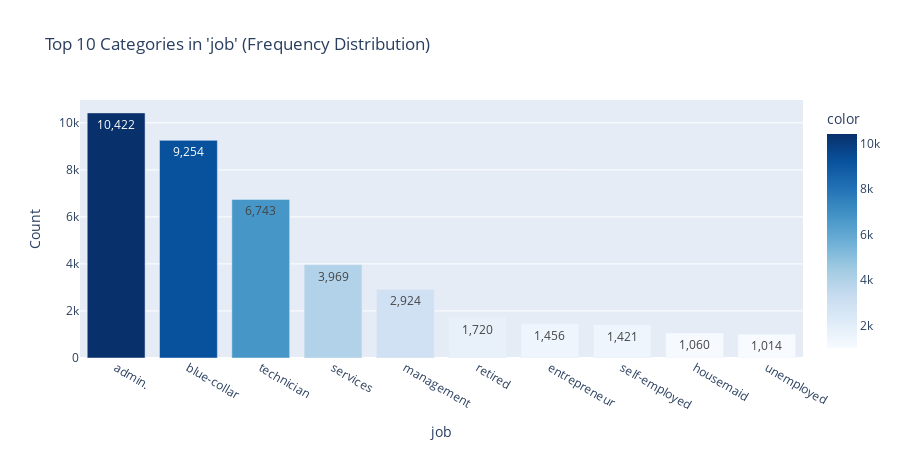
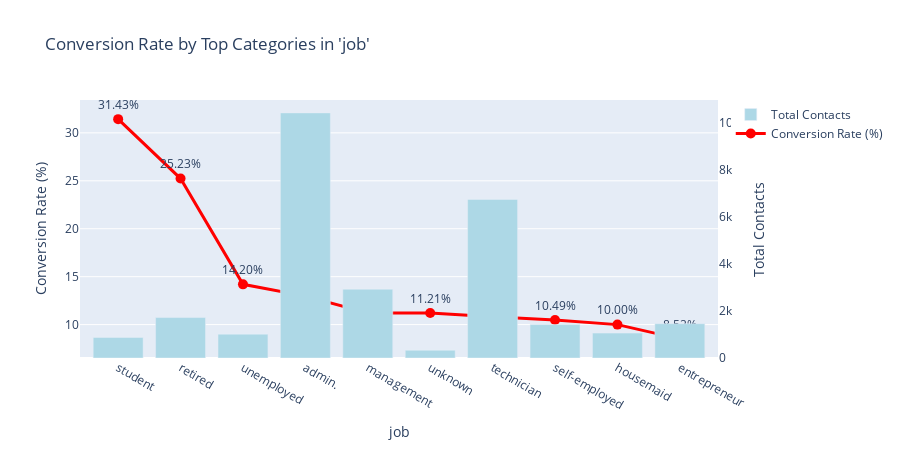

The notebook cell these images were saved under, in order:
### Code cell
# Cell 6: Categorical Feature Analysis

print("\n--- Categorical Feature Analysis ---")
selected_cat = 'job' 

if selected_cat in df_filtered.columns:
    # Frequency Distribution
    counts = df_filtered[selected_cat].value_counts().head(10)
    fig_bar = px.bar(
        x=counts.index.astype(str),
        y=counts.values,
        title=f"Top 10 Categories in '{selected_cat}' (Frequency Distribution)",
        labels={'x': selected_cat, 'y': 'Count'},
        text=[f"{v:,}" for v in counts.values],
        color=counts.values,
        color_continuous_scale='Blues'
    )
    fig_bar.update_layout(height=450, showlegend=False)
    fig_bar.show()

    # Conversion Rate (Combo Chart)
    conv_rates_series = df_filtered.groupby(selected_cat)['y_binary'].mean() * 100
    total_counts_series = df_filtered[selected_cat].value_counts()
    
    conv_df = pd.DataFrame({
        'category': conv_rates_series.index,
        'conv_rate': conv_rates_series.values,
        'total_count': total_counts_series.reindex(conv_rates_series.index).fillna(0).astype(int)
    }).sort_values('conv_rate', ascending=False).head(10).reset_index(drop=True)
    
    fig_conv = go.Figure()
    
    # Bar for Total Contacts (Secondary Y-axis)
    fig_conv.add_trace(go.Bar(
        x=conv_df['category'].astype(str),
        y=conv_df['total_count'],
        name='Total Contacts',
        marker_color='lightblue',
        yaxis='y2'
    ))

    # Line/Scatter for Conversion Rate (Primary Y-axis)
    fig_conv.add_trace(go.Scatter(
        x=conv_df['category'].astype(str),
        y=conv_df['conv_rate'],
        name='Conversion Rate (%)',
        mode='lines+markers+text',
        line=dict(width=3, color='red'),
        marker=dict(size=10),
        text=[f"{rate:.2f}%" for rate in conv_df['conv_rate']],
        textposition='top center',
        yaxis='y'
    ))
    
    fig_conv.update_layout(
        title=f"Conversion Rate by Top Categories in '{selected_cat}'",
        xaxis=dict(title=selected_cat),
        yaxis=dict(title='Conversion Rate (%)', side='left'),
        yaxis2=dict(title='Total Contacts', side='right', overlaying='y', showgrid=False),
        height=450,
        hovermode='x unified',
        showlegend=True
    )
    fig_conv.show()

### Figure 1 — Plotly figure (JSON) as saved in the notebook; plotly's stock layout.template omitted (floating-point values rounded to 4 significant figures)
{"data": [{"hovertemplate": "job=%{x}<br>Count=%{y}<br>text=%{text}<br>color=%{marker.color}<extra></extra>", "legendgroup": "", "marker": {"color": [10422, 9254, 6743, 3969, 2924, 1720, 1456, 1421, 1060, 1014], "coloraxis": "coloraxis", "pattern": {"shape": ""}}, "name": "", "orientation": "v", "showlegend": false, "text": ["10,422", "9,254", "6,743", "3,969", "2,924", "1,720", "1,456", "1,421", "1,060", "1,014"], "textposition": "auto", "type": "bar", "x": ["admin.", "blue-collar", "technician", "services", "management", "retired", "entrepreneur", "self-employed", "housemaid", "unemployed"], "xaxis": "x", "y": [10422, 9254, 6743, 3969, 2924, 1720, 1456, 1421, 1060, 1014], "yaxis": "y"}], "layout": {"barmode": "relative", "coloraxis": {"colorbar": {"title": {"text": "color"}}, "colorscale": [[0, "rgb(247,251,255)"], [0.125, "rgb(222,235,247)"], [0.25, "rgb(198,219,239)"], [0.375, "rgb(158,202,225)"], [0.5, "rgb(107,174,214)"], [0.625, "rgb(66,146,198)"], [0.75, "rgb(33,113,181)"], [0.875, "rgb(8,81,156)"], [1, "rgb(8,48,107)"]]}, "height": 450, "legend": {"tracegroupgap": 0}, "showlegend": false, "title": {"text": "Top 10 Categories in 'job' (Frequency Distribution)"}, "xaxis": {"anchor": "y", "domain": [0, 1], "title": {"text": "job"}}, "yaxis": {"anchor": "x", "domain": [0, 1], "title": {"text": "Count"}}}}

### Figure 2 — Plotly figure (JSON) as saved in the notebook; plotly's stock layout.template omitted (floating-point values rounded to 4 significant figures)
{"data": [{"marker": {"color": "lightblue"}, "name": "Total Contacts", "type": "bar", "x": ["student", "retired", "unemployed", "admin.", "management", "unknown", "technician", "self-employed", "housemaid", "entrepreneur"], "y": [875, 1720, 1014, 10422, 2924, 330, 6743, 1421, 1060, 1456], "yaxis": "y2"}, {"line": {"color": "red", "width": 3}, "marker": {"size": 10}, "mode": "lines+markers+text", "name": "Conversion Rate (%)", "text": ["31.43%", "25.23%", "14.20%", "12.97%", "11.22%", "11.21%", "10.83%", "10.49%", "10.00%", "8.52%"], "textposition": "top center", "type": "scatter", "x": ["student", "retired", "unemployed", "admin.", "management", "unknown", "technician", "self-employed", "housemaid", "entrepreneur"], "y": [31.43, 25.23, 14.2, 12.97, 11.22, 11.21, 10.83, 10.49, 10.0, 8.516], "yaxis": "y"}], "layout": {"height": 450, "hovermode": "x unified", "showlegend": true, "title": {"text": "Conversion Rate by Top Categories in 'job'"}, "xaxis": {"title": {"text": "job"}}, "yaxis": {"side": "left", "title": {"text": "Conversion Rate (%)"}}, "yaxis2": {"overlaying": "y", "showgrid": false, "side": "right", "title": {"text": "Total Contacts"}}}}
